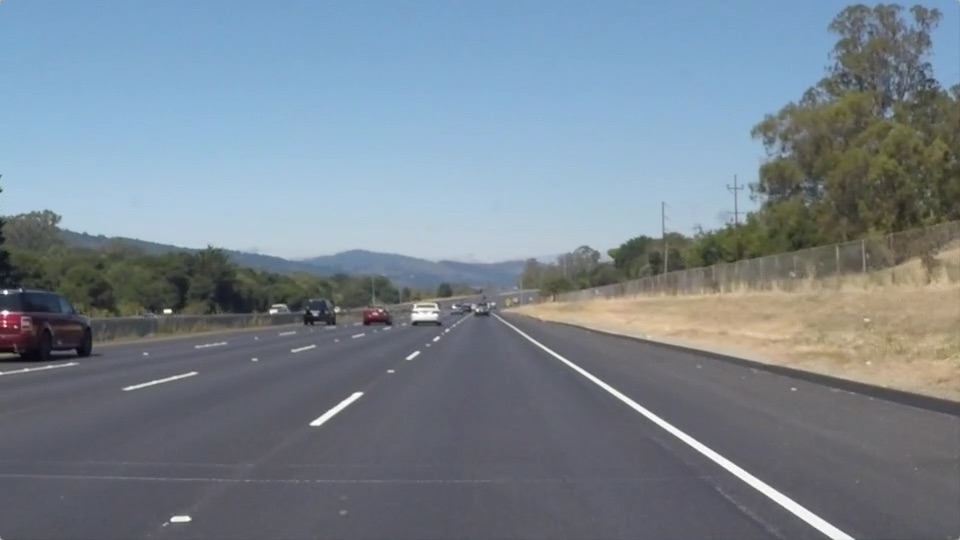
#> input picture datasets/solidWhiteRight.jpg, 960 x 540 px
$ python 'advanced_image - 複製.py'
#> lines starting #> are read from the running program, lines starting #| are printed output that depends on the picture; after the words box and inside, x2 and y2 are one past the last pixel; in counts of white or black regions, pixels touching at a corner belong together
'''
流程:
1. 高斯模糊 fin
2. 轉灰階 fin
3. 轉鳥瞰 fin
4. 轉黑白 fin
5. 找左右兩邊的白色點  fin (看起來沒問題拉應該，不過如果找不到第一個高度上的點的畫高機率全都找不到，然後都是迴圈效率很差但我不知道怎麼矩陣化)
6. 用5的點(如果一邊有3個點以上)建構 y = ax^2+bx+c 的matrix去解並得到曲線 fin
7. 把線畫上去然後轉回飛鳥瞰的視角然後把線貼上元照片
'''
import cv2
import os
import numpy as np
import copy
from scipy.optimize import curve_fit
import time

# 回傳要轉的四個角落，改了會炸
def get_vertices(image):
    return np.float32([[200, 720],[1100, 720],[595, 450],[685, 450]])

# 轉成鳥瞰視角
def overhead(transform_h,transform_w,img):
    source = np.float32(get_vertices(img))
    destination = np.float32([[300,720],[980,720],[300,0],[900,0]])
    overhead_transform = cv2.getPerspectiveTransform(source, destination)
    overhead_img = cv2.warpPerspective(img, overhead_transform, dsize=(transform_w, transform_h),flags=cv2.INTER_LINEAR)

    return overhead_img

def unoverhead(transform_h,transform_w,img):
    source = np.float32(get_vertices(img))
    destination = np.float32([[300,720],[980,720],[300,0],[900,0]])
    overhead_transform = cv2.getPerspectiveTransform(destination,source)
    overhead_img = cv2.warpPerspective(img, overhead_transform, dsize=(transform_w, transform_h),flags=cv2.INTER_LINEAR)

    return overhead_img

# 轉黑白二極影像
def binary(img):
    sort = np.sort(overhead_img.flatten())
    mid = sort[[int(720*1280*0.5)]]
    top = sort[[int(720*1280*0.9)]]
    thres = int(mid+top/2)
    binary_img = cv2.threshold(overhead_img,thres,255,cv2.THRESH_BINARY)[1]

    return binary_img

# 用類似window的方式找白色(白色等於在Lane上) (我懶只找了window中間線上的點)
def find_line_points(img):
    win_h = int(img.shape[0]/10) # window高度
    win_w = 200 # window寬度
    half_range = int(win_w/2)

    flag_left = 0 # flag == 0 :還沒找到白色 ; flag == 1 找到第一個白色 ; flag == 2 找到最後一個白色並算出中間點
    flag_right = 0

    left_1 = 0 # 左線第一個白色
    left_2 = 0 # 左線最後一個白色
    right_1 = 0
    right_2 = 0

    left_mid = 333 # left_1 left_2 他倆中間
    right_mid = 1013

    left_points = [] # 左邊的點的集合 ; 0 代表沒有找到白色點，其他值代表該點x座標
    right_points = []

    # 跑最底下第一條線(第一個高度)找到左右邊第一個點
    for i in range(640):
        if img[720-win_h][i] == 255 and flag_left == 0:
            flag_left = 1
            left_1 = i
        elif img[720-win_h][i] == 0 and flag_left == 1:
            flag_left = 2
            left_2 = i

        if img[720-win_h][1279-i] == 255 and flag_right == 0:
            flag_right = 1
            right_1 = i
        elif img[720-win_h][1279-i] == 0 and flag_right == 1:
            flag_right = 2
            right_2 = i

        if flag_right == 2 and flag_left == 2:break

    if flag_left == 2:
        left_mid = left_1 + int((left_2-left_1)/2)
        left_points.append(left_mid)
    else:
        left_points.append(0)
    if flag_right == 2:
        right_mid = 1280 - (right_2 + int((right_1-right_2)/2))
        right_points.append(right_mid)
    else:
        right_points.append(0)

    flag_left = 0
    flag_right = 0

    # 跑其他8個高度
    for i in range(8):
        for j in range(win_w):
            current_L = img[720-win_h*(i+2)][left_mid-half_range+j]
            current_R = img[720-win_h*(i+2)][right_mid-half_range+j]

            if current_L == 255 and flag_left == 0:
                flag_left = 1
                left_1 = j
            elif current_L == 0 and flag_left == 1:
                flag_left = 2
                left_2 = j

            if current_R == 255 and flag_right == 0:
                flag_right = 1
                right_1 = j
            elif current_R == 0 and flag_right == 1:
                flag_right = 2
                right_2 = j

        if flag_left == 2:
            left_mid = left_mid - half_range + left_1 + int((left_2-left_1)/2)
            left_points.append(left_mid)
        else:
            left_points.append(0)
        if flag_right == 2:
            right_mid = right_mid - half_range + right_2 + int((right_1-right_2)/2)
            right_points.append(right_mid)
        else:
            right_points.append(0)

        flag_left = 0
        flag_right = 0

        if right_mid > 1280 - 51:right_mid = 1280 - 51

    return left_points,right_points

def func(x, a, b, c):
    return a * x**2 + b * x + c

def fit_curve(points):
    xdata = []
    ydata = []
    flag = 0
    last_1 = [0,0]
    last_2 = [0,0]
    for i in range(9):
        if points[i] != 0:
            xdata.append(points[i])
            ydata.append(720 - int(720 * (i+1) / 10))
            if flag == 0:
                last_1 = [720 - int(720 * (i+1) / 10),points[i]]
                flag = 1
            else:
                last_2 = last_1
                last_1 = [720 - int(720 * (i+1) / 10),points[i]]
                flag = 2
    # fake point
    if flag == 2:
        fake_x = int((last_1[0]*last_2[1] - last_2[0]*last_1[1])/(last_1[0] - last_2[0]))
        xdata.append(fake_x)
        ydata.append(0)

    # print(xdata)
    # print(ydata)
    # print()

    popt, _ = curve_fit(func, xdata, ydata)
    # popt = np.polyfit(xdata, ydata, 2)
    #  bounds=([-8e-3, -np.inf, -np.inf], [8e-3, np.inf, np.inf])
    return popt,xdata

if __name__ == '__main__':
    start_time = time.time()
    img = cv2.imread(os.path.join('datasets', 'solidWhiteRight.jpg'))
#> img is the input picture: shape (540, 960, 3); mean B, G, R 143.7, 132.6, 120.3
    img_h, img_w, _ = img.shape
#> img_h = 540; img_w = 960
    img = cv2.resize(img, (1280, 720))
#> img: shape (720, 1280, 3)
    img_copy = copy.deepcopy(img)
    img = cv2.GaussianBlur(img, (5,5), 0)
    grayscale_img = cv2.cvtColor(img, cv2.COLOR_BGR2GRAY)
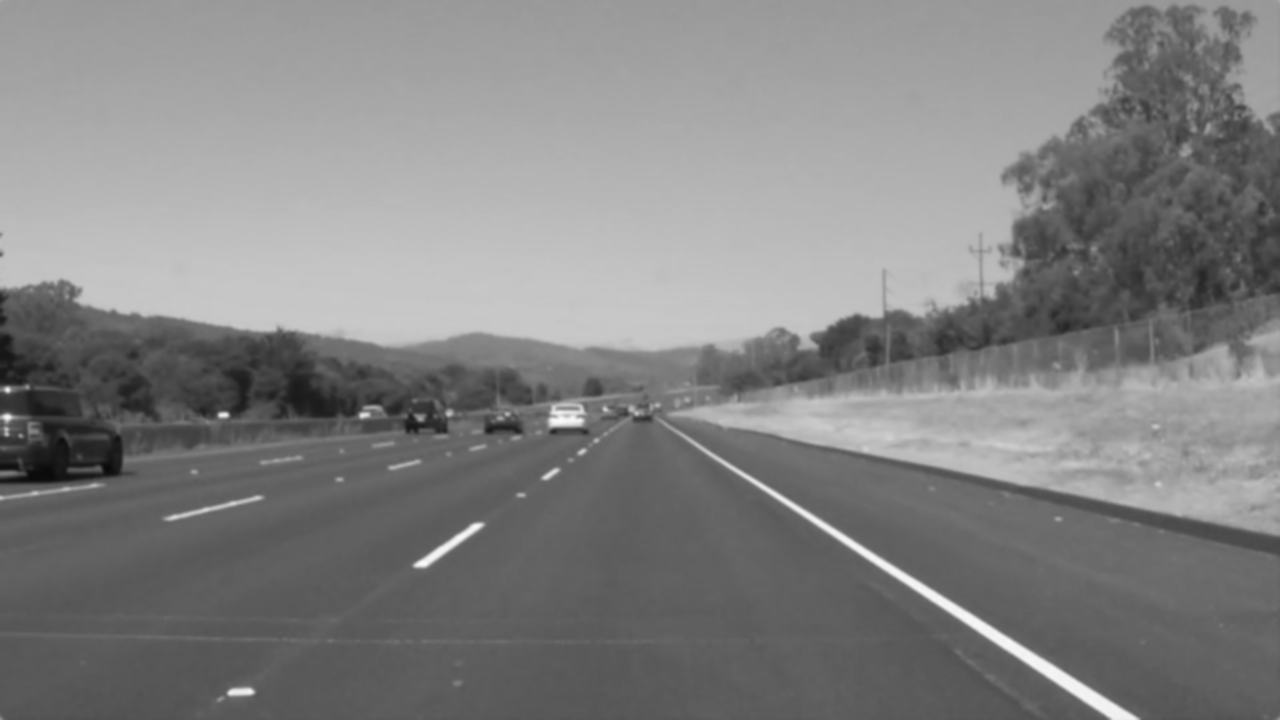
#> grayscale_img: shape (720, 1280); min 9, max 252, mean 130.1

    overhead_img = overhead(720,1280,grayscale_img)
#> in overhead, `source = np.float32(get_vertices(img))`: source = [[200, 720], [1100, 720], [595, 450], [685, 450]]
#> in overhead, `overhead_transform = cv2.getPerspectiveTransform(source, destination)`: overhead_transform = [[-0.554, -1.53, 994], [-8.27e-16, -1.95, 879.5], [-3.38e-19, -0.00241, 1]]
#> in overhead, `overhead_img = cv2.warpPerspective(img, overhead_transform, dsize=(tra..`:
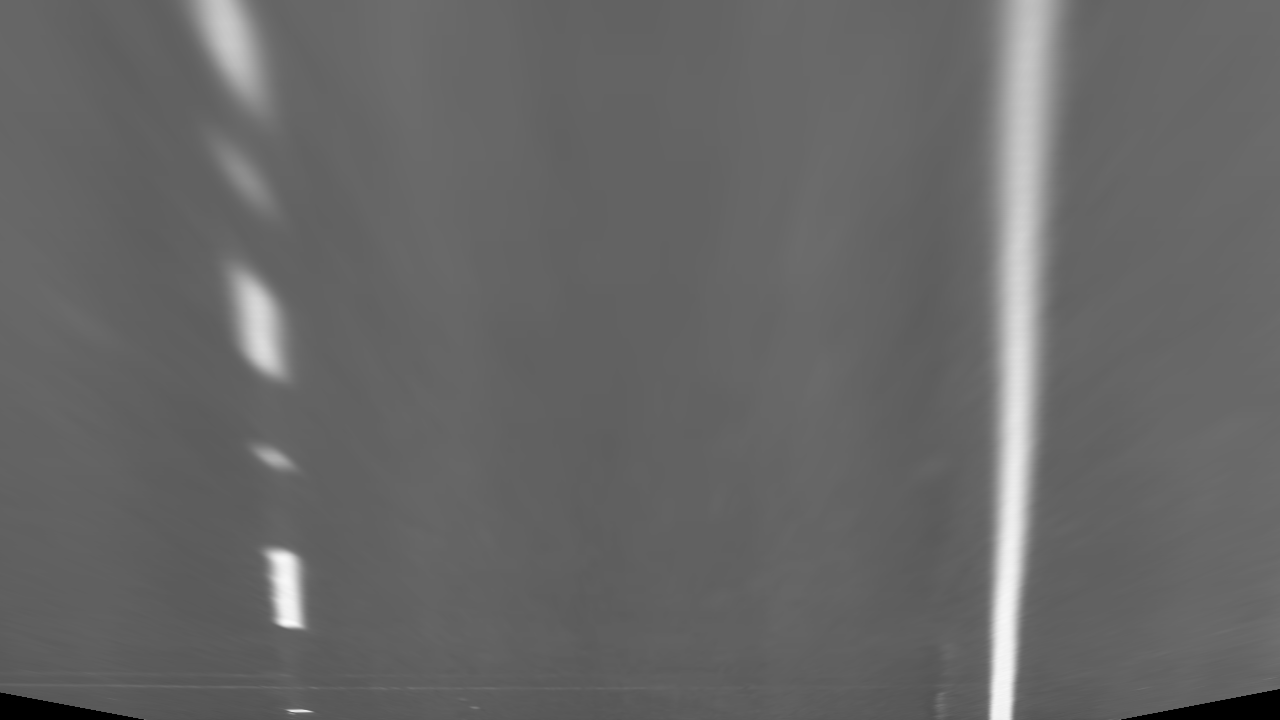
#> overhead_img: shape (720, 1280); min 0, max 252, mean 103.3
    binary_img = binary(overhead_img)
#> in binary, `mid = sort[[int(720*1280*0.5)]]`: mid = [100]
#> in binary, `top = sort[[int(720*1280*0.9)]]`: top = [106]
#> in binary, `thres = int(mid+top/2)`: thres = 153
#> in binary, `binary_img = cv2.threshold(overhead_img,thres,255,cv2.THRESH_BINARY)[1]`:
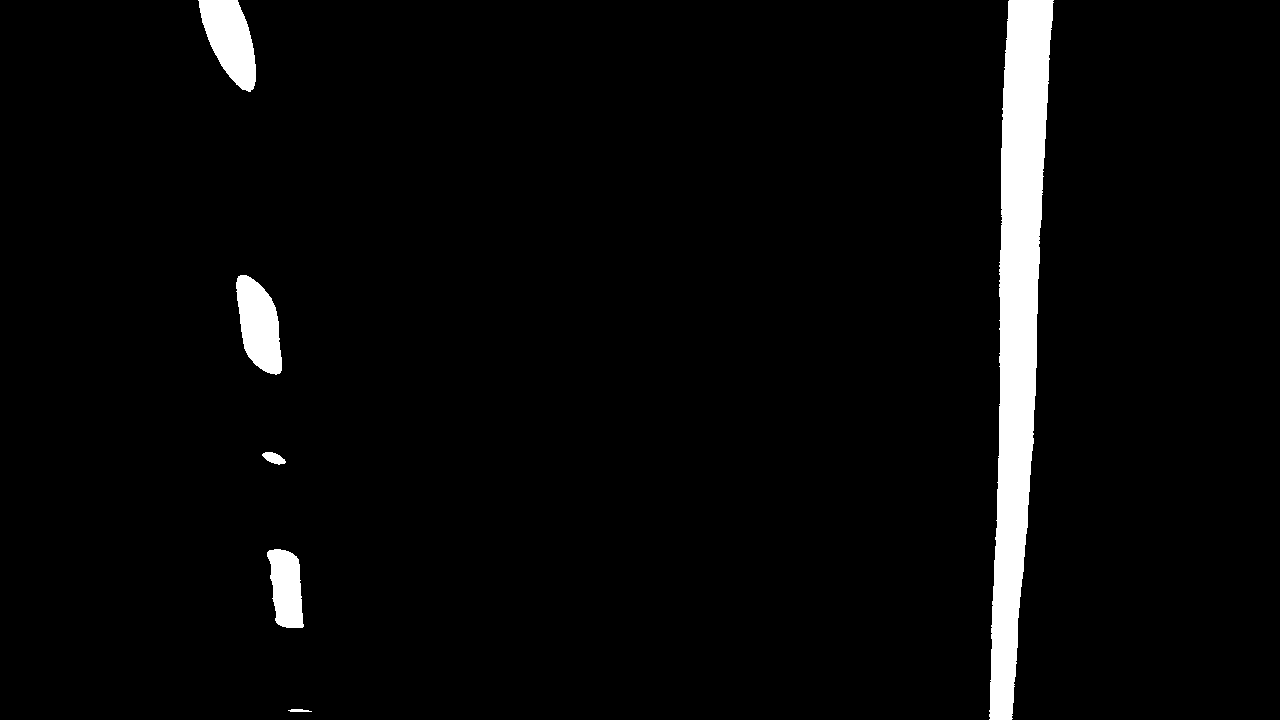
#> binary_img: shape (720, 1280); 3.8% white; 6 white regions, box (x1, y1, x2, y2) and area: (989, 0, 1054, 720) 25834, (198, 0, 256, 92) 3328, (236, 275, 282, 375) 3133, (267, 549, 304, 628) 2167, (262, 452, 286, 465) 191, (288, 709, 312, 712) 55
    line_img = np.zeros((720,1280), np.uint8)

    left_points,right_points = find_line_points(binary_img)
#> after the loop in find_line_points, `for i in range(640):`: flag_left = 0; flag_right = 2; left_1 = 0; right_1 = 263; right_2 = 288
#> in find_line_points, `right_mid = 1280 - (right_2 + int((right_1-right_2)/2))`: right_mid = 1004
#> the loop in find_line_points, `for i in range(8):` made 8 passes
#> left_mid on passes 1, 4, 5, 8: 285, 267, 250, 241
#> after the loop in find_line_points, `for i in range(8):`: left_1 = 76; left_2 = 106; left_mid = 241; left_points = [0, 285, 0, 0, 267, 250, 0, 0, 241]; right_1 = 80; right_2 = 125; right_mid = 1027; right_points = [1004, 1009, 1013, 1016, 1018, 1019, 1022, 1024, 1027]
#> left_points = [0, 285, 0, 0, 267, 250, 0, 0, 241]
    left_popt,xdata = fit_curve(left_points)
#> the loop in fit_curve, `for i in range(9):` made 9 passes
#> (last_2, last_1) on passes 5, 6, 9: ([576, 285], [360, 267]), ([360, 267], [288, 250]), ([288, 250], [72, 241])
#> last_1 on pass 2: [576, 285]
#> after the loop in fit_curve, `for i in range(9):`: xdata = [285, 267, 250, 241]; ydata = [576, 360, 288, 72]
#> in fit_curve, `fake_x = int((last_1[0]*last_2[1] - last_2[0]*last_1[1])/(last_1[0] - ..`: fake_x = 238
#> in fit_curve, `popt, _ = curve_fit(func, xdata, ydata)`: popt = [-0.121, 74.34, -10836.7]
#> left_popt = [-0.121, 74.34, -10836.7]; xdata = [285, 267, 250, 241, 238]
    xlimit = 0
    xmin = 0
    if len(xdata) >= 3:
        xlimit = np.max(xdata)
#> xlimit = 285
        xmin = np.min(xdata)
#> xmin = 238
    else:xlimit = np.max(xdata)
    left_x = np.linspace(xmin, xlimit, 100)
#> left_x = 100 values from 238 to 285
    left_y = func(left_x, *left_popt)
#> left_y = 100 values from 27.72 to 558.6
    cv2.polylines(line_img, pts=[np.array([*zip(left_x, left_y)], np.int32)], isClosed=False, color=255, thickness=8)
#> line_img: shape (720, 1280); 0.53% white; 1 white region, box (x1, y1, x2, y2) and area: (234, 23, 290, 563) 4876

    right_popt,xdata = fit_curve(right_points)
#> the loop in fit_curve (call 2), `for i in range(9):` made 9 passes
#> (last_2, last_1) on passes 2 to 9: ([648, 1004], [576, 1009]), ([576, 1009], [504, 1013]), ([504, 1013], [432, 1016]), ([432, 1016], [360, 1018]), ([360, 1018], [288, 1019]), ([288, 1019], [216, 1022]), ([216, 1022], [144, 1024]), ([144, 1024], [72, 1027])
#> last_1 on pass 1: [648, 1004]
#> right_popt = [-0.331, 647.6, -315358.4]; xdata = [1004, 1009, 1013, 1016, 1018, 1019, 1022, 1024, 1027, 1030]
    xlimit = 0
    xmin = 640
    if len(xdata) >= 3:
        xlimit = np.max(xdata)
#> xlimit = 1030
        xmin = np.min(xdata)
#> xmin = 1004
    else:xlimit = np.max(xdata)
    right_x = np.linspace(xmin, xlimit, 100)
#> right_x = 100 values from 1004 to 1030
    right_y = func(right_x, *right_popt)
#> right_y = 100 values, max 666.5 at index 0, min -26.88 at index 99, mean 356.8
    cv2.polylines(line_img, pts=[np.array([*zip(right_x, right_y)], np.int32)], isClosed=False, color=255, thickness=8)
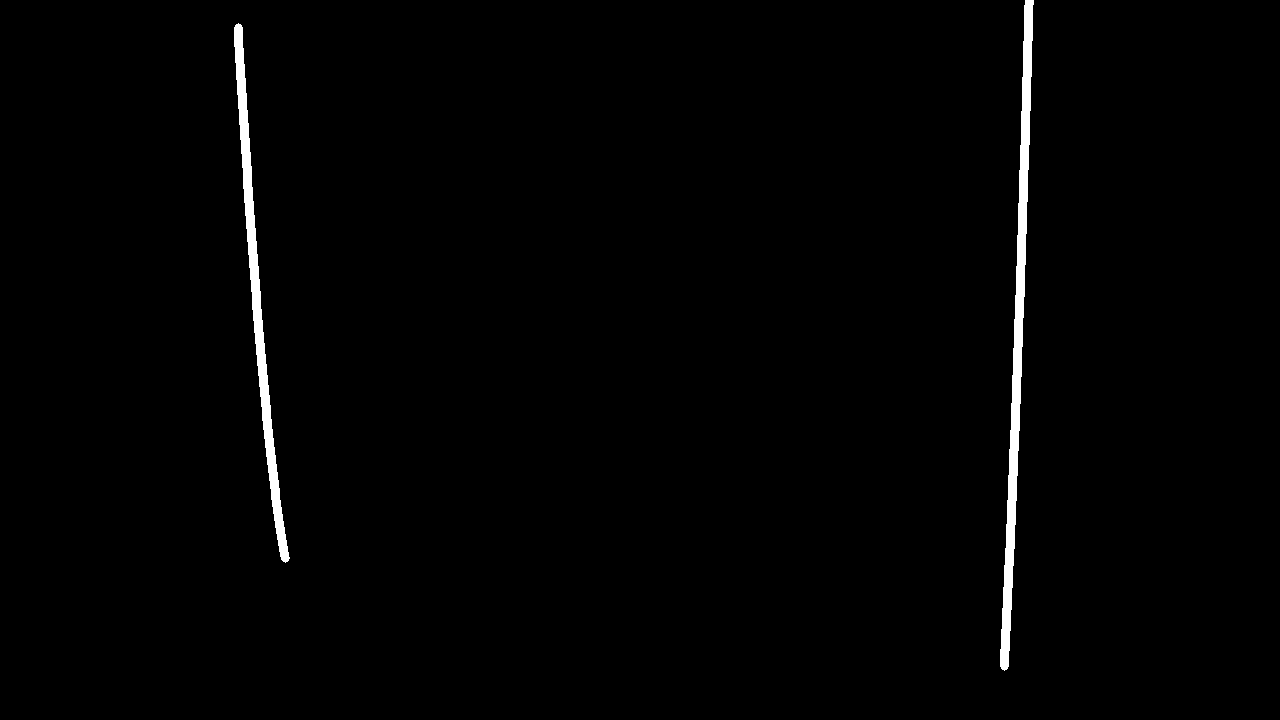
#> line_img: shape (720, 1280); 1.2% white; 2 white regions, box (x1, y1, x2, y2) and area: (1000, 0, 1034, 671) 6038, (234, 23, 290, 563) 4876
    line_img = unoverhead(720,1280,line_img)
#> in unoverhead, `source = np.float32(get_vertices(img))`: source = [[200, 720], [1100, 720], [595, 450], [685, 450]]
#> in unoverhead, `overhead_transform = cv2.getPerspectiveTransform(destination,source)`: overhead_transform = [[0.15, -0.795, 550], [3.48e-16, -0.512, 450], [2.47e-19, -0.00123, 1]]
    foreground = np.zeros((img_copy.shape), np.uint8)
    foreground[:, :, 2] = line_img
    background = cv2.bitwise_and(img_copy, img_copy, mask=cv2.bitwise_not(line_img))
    img = cv2.bitwise_or(foreground, background)

    # 用來看找線上白色點的線是在哪

    for j in range(9):
        for i in range(1280):
            binary_img[720-72-72*j,i] = 255
#> binary_img: shape (720, 1280); 5% white; 3 white regions, box (x1, y1, x2, y2) and area: (0, 0, 1280, 720) 45538, (262, 452, 286, 465) 191, (288, 709, 312, 712) 55
    binary_img[500,1013] = 255

    for i in range(9):
        y = 720 - int(720 * (i+1) / 10)
        cv2.circle(binary_img, (left_points[i], y), 5, 128, -1)
        cv2.circle(binary_img, (right_points[i], y), 5, 128, -1)
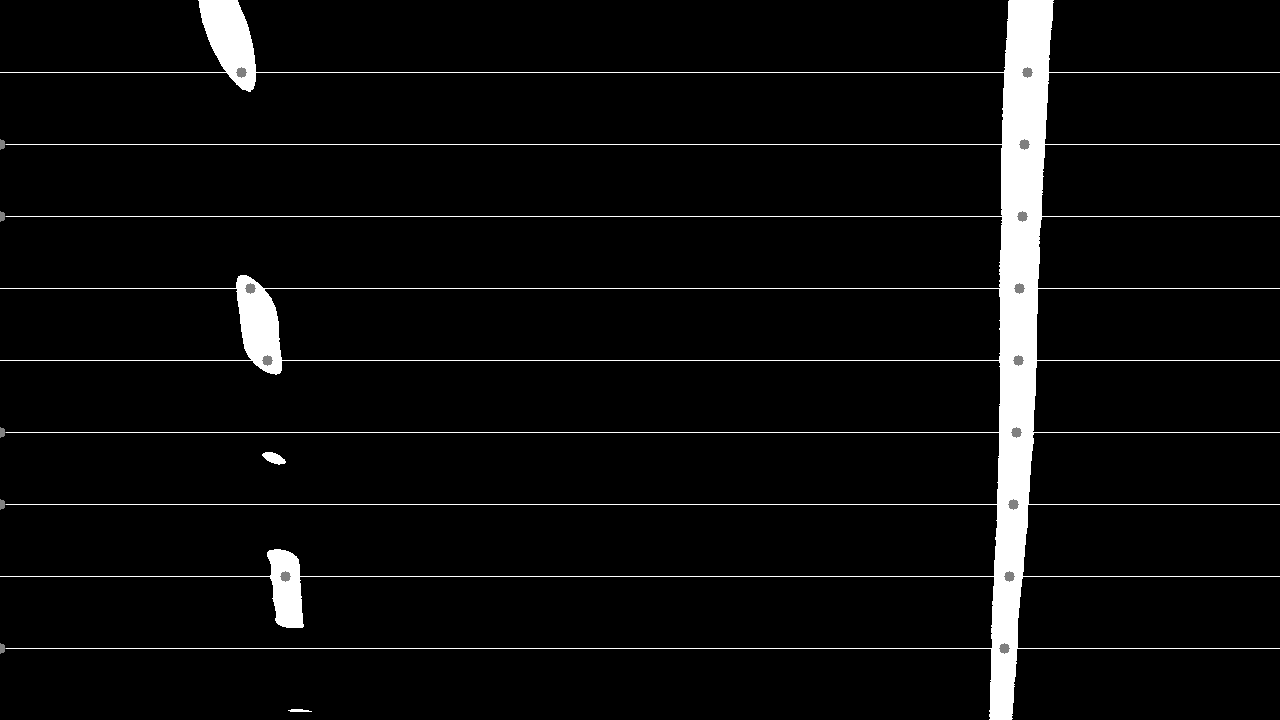
#> binary_img: shape (720, 1280); min 0, max 255, mean 12.5

    img = cv2.resize(img, (img_w, img_h))
#> img: shape (540, 960, 3)
    end_time = time.time()
    print('Spend {:.3f} second.'.format(end_time - start_time))
    cv2.imshow('img',img)
    cv2.waitKey(0)
    cv2.destroyAllWindows()
    cv2.imwrite(os.path.join('results', 'solidWhiteRight.jpg'), img)
